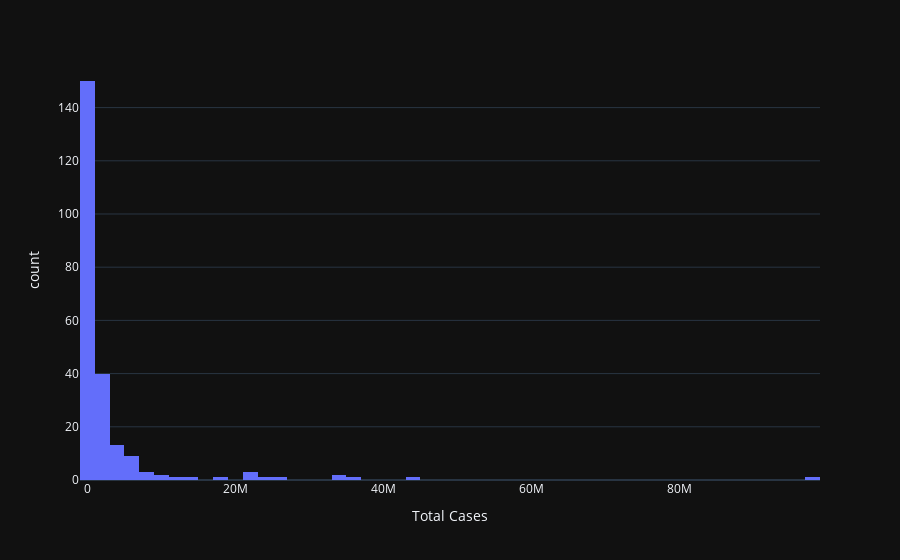
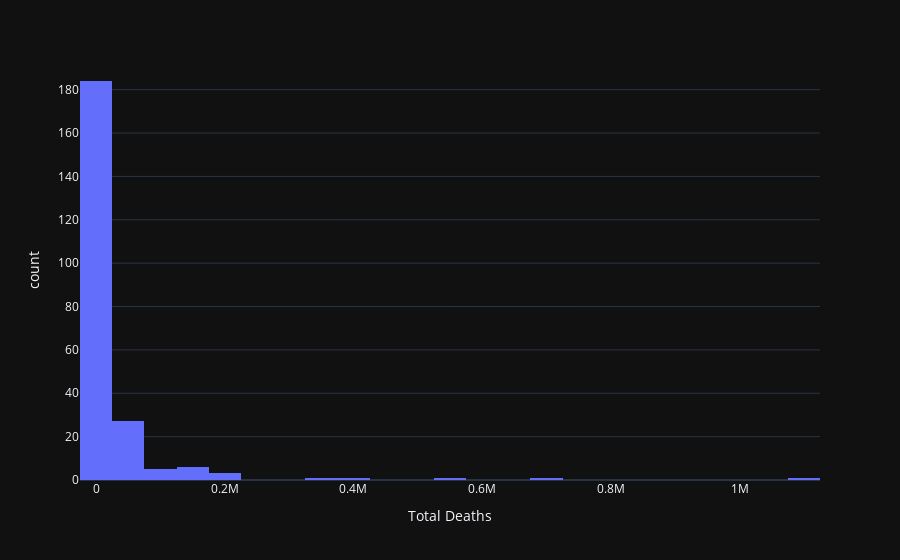
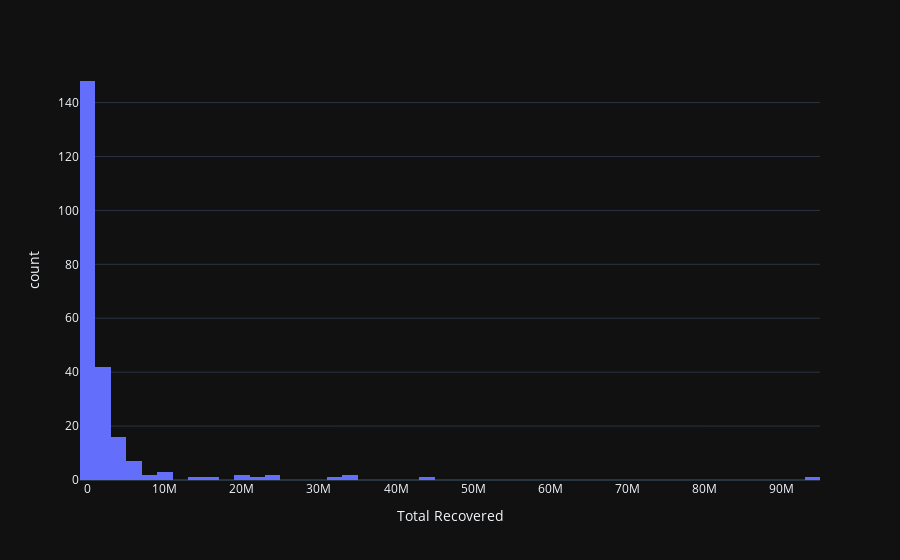
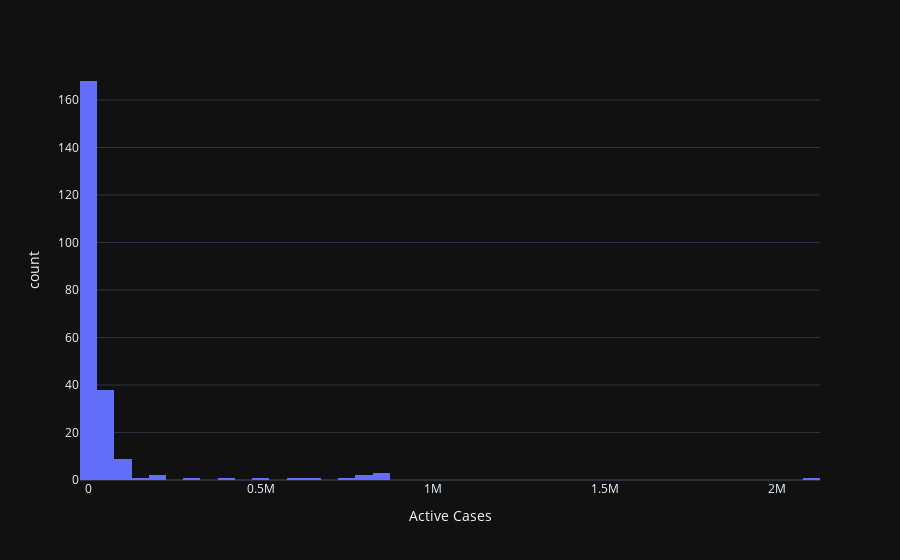

The cell these charts' notebook holds for them, in order:
### Code cell
for coluna in df.columns[1:]:
    # criar gráfico
    # modificar o argumento "head" para a quantidade de países desejados.
    grafico = px.histogram(df.head(n=100), x=coluna, color='Country/Others')
    # exibir gráfico
    grafico.show()

### Figure 1 — Plotly figure (JSON) as saved in the notebook; plotly's stock layout.template omitted (floating-point values rounded to 4 significant figures; data arrays with more than 128 entries replaced by an {"elided": "..."} marker saying what was removed)
{"data": [{"alignmentgroup": "True", "bingroup": "x", "hovertemplate": "Total Cases=%{x}<br>count=%{y}<extra></extra>", "legendgroup": "", "marker": {"color": "#636efa", "pattern": {"shape": ""}}, "name": "", "offsetgroup": "", "orientation": "v", "showlegend": false, "x": {"elided": "230 float values"}, "xaxis": "x", "yaxis": "y", "type": "histogram"}], "layout": {"xaxis": {"anchor": "y", "domain": [0.0, 1.0], "title": {"text": "Total Cases"}}, "yaxis": {"anchor": "x", "domain": [0.0, 1.0], "title": {"text": "count"}}, "legend": {"tracegroupgap": 0}, "margin": {"t": 60}, "barmode": "relative"}}

### Figure 2 — Plotly figure (JSON) as saved in the notebook; plotly's stock layout.template omitted (floating-point values rounded to 4 significant figures; data arrays with more than 128 entries replaced by an {"elided": "..."} marker saying what was removed)
{"data": [{"alignmentgroup": "True", "bingroup": "x", "hovertemplate": "Total Deaths=%{x}<br>count=%{y}<extra></extra>", "legendgroup": "", "marker": {"color": "#636efa", "pattern": {"shape": ""}}, "name": "", "offsetgroup": "", "orientation": "v", "showlegend": false, "x": {"elided": "230 float values"}, "xaxis": "x", "yaxis": "y", "type": "histogram"}], "layout": {"xaxis": {"anchor": "y", "domain": [0.0, 1.0], "title": {"text": "Total Deaths"}}, "yaxis": {"anchor": "x", "domain": [0.0, 1.0], "title": {"text": "count"}}, "legend": {"tracegroupgap": 0}, "margin": {"t": 60}, "barmode": "relative"}}

### Figure 3 — Plotly figure (JSON) as saved in the notebook; plotly's stock layout.template omitted (floating-point values rounded to 4 significant figures; data arrays with more than 128 entries replaced by an {"elided": "..."} marker saying what was removed)
{"data": [{"alignmentgroup": "True", "bingroup": "x", "hovertemplate": "Total Recovered=%{x}<br>count=%{y}<extra></extra>", "legendgroup": "", "marker": {"color": "#636efa", "pattern": {"shape": ""}}, "name": "", "offsetgroup": "", "orientation": "v", "showlegend": false, "x": {"elided": "230 float values"}, "xaxis": "x", "yaxis": "y", "type": "histogram"}], "layout": {"xaxis": {"anchor": "y", "domain": [0.0, 1.0], "title": {"text": "Total Recovered"}}, "yaxis": {"anchor": "x", "domain": [0.0, 1.0], "title": {"text": "count"}}, "legend": {"tracegroupgap": 0}, "margin": {"t": 60}, "barmode": "relative"}}

### Figure 4 — Plotly figure (JSON) as saved in the notebook; plotly's stock layout.template omitted (floating-point values rounded to 4 significant figures; data arrays with more than 128 entries replaced by an {"elided": "..."} marker saying what was removed)
{"data": [{"alignmentgroup": "True", "bingroup": "x", "hovertemplate": "Active Cases=%{x}<br>count=%{y}<extra></extra>", "legendgroup": "", "marker": {"color": "#636efa", "pattern": {"shape": ""}}, "name": "", "offsetgroup": "", "orientation": "v", "showlegend": false, "x": {"elided": "230 float values"}, "xaxis": "x", "yaxis": "y", "type": "histogram"}], "layout": {"xaxis": {"anchor": "y", "domain": [0.0, 1.0], "title": {"text": "Active Cases"}}, "yaxis": {"anchor": "x", "domain": [0.0, 1.0], "title": {"text": "count"}}, "legend": {"tracegroupgap": 0}, "margin": {"t": 60}, "barmode": "relative"}}
